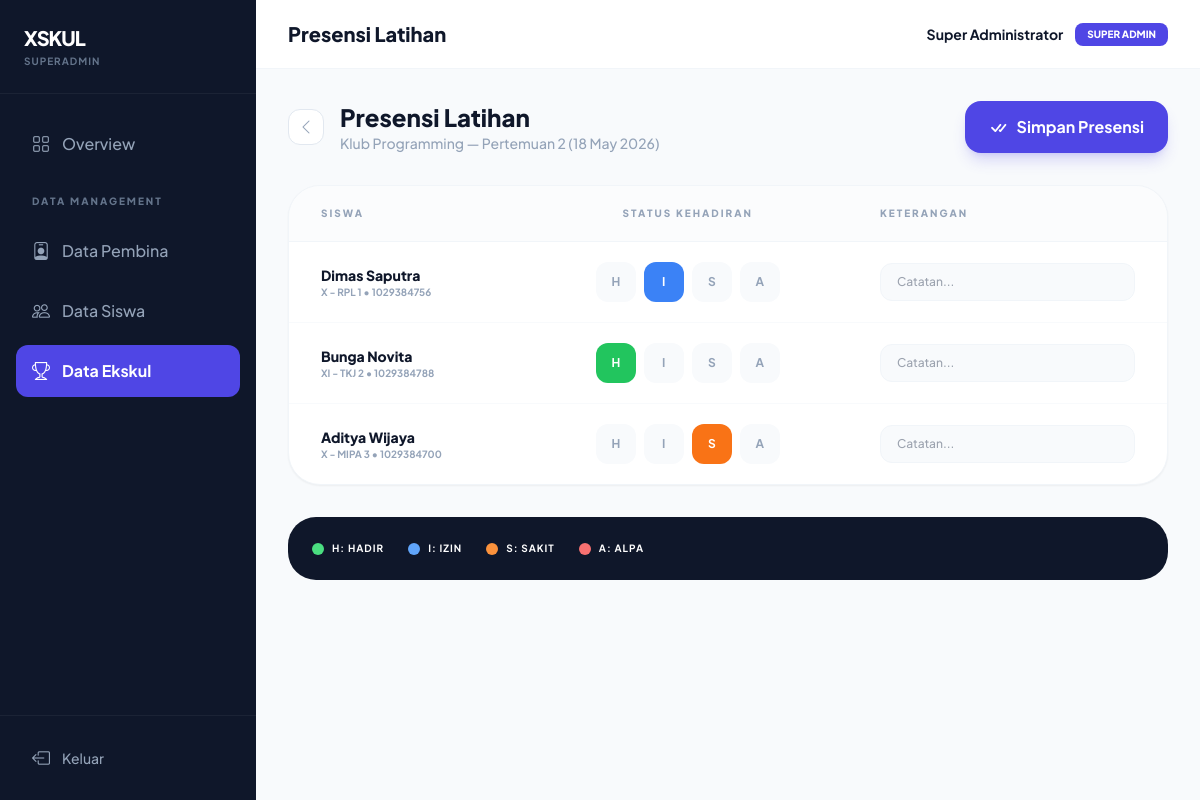
The app's page /superadmin/public/ekskul/presensi/2 (signed in) with its own data.
### tables this page shows
CREATE TABLE `ekskul` (
  `id` int UNSIGNED NOT NULL,
  `pembina_id` int UNSIGNED NOT NULL,
  `nama` varchar(150) NOT NULL,
  `deskripsi` text,
  `kategori` enum('Olahraga','Seni & Musik','Teknologi','Karakter','Lainnya') NOT NULL DEFAULT 'Lainnya',
  `ikon_emoji` varchar(10) DEFAULT NULL,
  `hari_latihan` varchar(50) NOT NULL,
  `jam_mulai` time NOT NULL,
  `jam_selesai` time NOT NULL,
  `kuota_max` smallint UNSIGNED NOT NULL DEFAULT '40',
  `status_pendaftaran` enum('Terbuka','Tutup','Penuh') NOT NULL DEFAULT 'Terbuka',
  `created_at` timestamp NOT NULL DEFAULT CURRENT_TIMESTAMP,
  `updated_at` timestamp NOT NULL DEFAULT CURRENT_TIMESTAMP ON UPDATE CURRENT_TIMESTAMP
);

CREATE TABLE `sesi_latihan` (
  `id` int UNSIGNED NOT NULL,
  `ekskul_id` int UNSIGNED NOT NULL,
  `tanggal` date NOT NULL,
  `pertemuan_ke` smallint UNSIGNED NOT NULL,
  `materi` varchar(255) DEFAULT NULL,
  `catatan` text,
  `dibuat_oleh` int UNSIGNED NOT NULL COMMENT 'pembina_id',
  `is_penilaian` tinyint(1) NOT NULL DEFAULT '0',
  `created_at` timestamp NOT NULL DEFAULT CURRENT_TIMESTAMP
);

CREATE TABLE `pendaftaran` (
  `id` int UNSIGNED NOT NULL,
  `siswa_id` int UNSIGNED NOT NULL,
  `ekskul_id` int UNSIGNED NOT NULL,
  `status` enum('pending','aktif','ditolak','keluar') NOT NULL DEFAULT 'pending',
  `tanggal_daftar` date NOT NULL,
  `tanggal_update` timestamp NOT NULL DEFAULT CURRENT_TIMESTAMP ON UPDATE CURRENT_TIMESTAMP,
  `catatan` varchar(255) DEFAULT NULL
);

CREATE TABLE `siswa` (
  `id` int UNSIGNED NOT NULL,
  `nis` varchar(20) NOT NULL,
  `nisn` varchar(20) NOT NULL,
  `nama` varchar(100) NOT NULL,
  `kelas` varchar(20) NOT NULL COMMENT 'Contoh: XII RPL 1',
  `password` varchar(255) NOT NULL COMMENT 'bcrypt hash',
  `is_active` tinyint(1) NOT NULL DEFAULT '1',
  `created_at` timestamp NOT NULL DEFAULT CURRENT_TIMESTAMP,
  `updated_at` timestamp NOT NULL DEFAULT CURRENT_TIMESTAMP ON UPDATE CURRENT_TIMESTAMP
);

### superadmin/app/core/Controller.php (called while the page is built, shortened)
<?php
class Controller {
    public function view($view, $data = []) {
        extract($data);
        require_once __DIR__ . '/../views/' . $view . '.php';
    }
    public function model($model) {
        return new $model;
    }
}

### superadmin/app/controllers/Ekskul.php (called while the page is built, shortened)
<?php
class Ekskul extends Controller {
    private $ekskul;
    public function __construct() {
        $this->ekskul  = $this->model('Ekskul_model');
    }
    public function presensi($sesi_id) {
        $sesi_model     = $this->model('Sesi_model');
        $presensi_model = $this->model('Presensi_model');
        $sesi   = $sesi_model->findById($sesi_id);
        $ekskul = $this->ekskul->findById($sesi['ekskul_id']);
        $data = [
            'title'      => 'Presensi Latihan',
            'activeMenu' => 'ekskul',
            'sesi'       => $sesi,
            'ekskul'     => $ekskul,
            'presensis'  => $presensi_model->findBySesi($sesi_id),
            'members'    => $this->model('Pendaftaran_model')->findByEkskul($sesi['ekskul_id']),
        ];
        $this->view('main/ekskul/presensi', $data);
    }
}

### superadmin/app/core/App.php (called while the page is built, shortened)
<?php
class App {
    protected $method     = 'index';
    public function __construct() {
        $url = $this->parseURL();
        if (isset($url[0])) {
            $file = __DIR__ . '/../controllers/' . ucfirst($url[0]) . '.php';
            if (file_exists($file)) {
                unset($url[0]);
            }
        }
        $this->controller = new $this->controller;
        if (isset($url[1])) {
            if (method_exists($this->controller, $url[1])) {
                $this->method = $url[1];
                unset($url[1]);
            }
        }
        $this->params = !empty($url) ? array_values($url) : [];
        call_user_func_array([$this->controller, $this->method], $this->params);
    }
    public function parseURL() {
        if (isset($_GET['url'])) {
            $url = rtrim($_GET['url'], '/');
            $url = filter_var($url, FILTER_SANITIZE_URL);
            $url = explode('/', $url);
            return $url;
        }
        return [];
    }
}

### superadmin/app/init.php (called while the page is built, shortened)
<?php
require_once __DIR__ . '/core/Database.php';
require_once __DIR__ . '/core/Controller.php';
require_once __DIR__ . '/core/App.php';
$app = new App();

### superadmin/public/index.php (called while the page is built)
<?php
require_once '../app/init.php';

### superadmin/app/core/Database.php (called while the page is built, shortened)
<?php
class Database {
    private $host = DB_HOST;
    private $user = DB_USER;
    private $pass = DB_PASS;
    private $db_name = DB_NAME;
    private $dbh;
    private $stmt;
    public function __construct() {
        $dsn = 'mysql:host=' . $this->host . ';dbname=' . $this->db_name;
        $option = [
            PDO::ATTR_PERSISTENT => true,
            PDO::ATTR_ERRMODE    => PDO::ERRMODE_EXCEPTION
        ];
        try {
            $this->dbh = new PDO($dsn, $this->user, $this->pass, $option);
        } catch (PDOException $e) {
            die("Koneksi Database Gagal: " . $e->getMessage());
        }
    }
    public function query($query) {
        $this->stmt = $this->dbh->prepare($query);
    }
    public function bind($param, $value, $type = null) {
        if (is_null($type)) {
            switch (true) {
                case is_int($value):
                    $type = PDO::PARAM_INT;
                    break;
                default:
                    $type = PDO::PARAM_STR;
            }
        }
        $this->stmt->bindValue($param, $value, $type);
    }
    public function execute() {
        $this->stmt->execute();
    }
    public function resultSet() {
        $this->execute();
        return $this->stmt->fetchAll(PDO::FETCH_ASSOC);
    }
    public function single() {
        $this->execute();
        return $this->stmt->fetch(PDO::FETCH_ASSOC);
    }
}

### superadmin/app/models/Sesi_model.php (called while the page is built, shortened)
<?php
class Sesi_model extends Database {
    public function findById($id) {
        $this->query('SELECT * FROM sesi_latihan WHERE id = :id LIMIT 1');
        $this->bind(':id', $id);
        return $this->single();
    }
}

### superadmin/app/models/Ekskul_model.php (called while the page is built, shortened)
<?php
class Ekskul_model extends Database {
    public function findById($id) {
        $this->query('SELECT e.*, p.nama AS nama_pembina FROM ekskul e JOIN pembina p ON p.id = e.pembina_id WHERE e.id = :id LIMIT 1');
        $this->bind(':id', $id);
        return $this->single();
    }
}

### superadmin/app/models/Pendaftaran_model.php (called while the page is built, shortened)
<?php
class Pendaftaran_model extends Database {
    public function findByEkskul($ekskul_id) {
        $this->query("SELECT p.*, s.nama AS nama_siswa, s.nis, s.kelas FROM pendaftaran p JOIN siswa s ON s.id = p.siswa_id WHERE p.ekskul_id = :ekskul_id AND p.status = 'aktif' ORDER BY p.tanggal_daftar ASC");
        $this->bind(':ekskul_id', $ekskul_id);
        return $this->resultSet();
    }
}

### superadmin/app/models/Presensi_model.php (called while the page is built, shortened)
<?php
class Presensi_model extends Database {
    public function findBySesi($sesi_id) {
        $this->query('SELECT pr.*, s.nama AS nama_siswa, s.nis, s.kelas FROM presensi pr JOIN siswa s ON s.id = pr.siswa_id WHERE pr.sesi_id = :sesi_id ORDER BY s.nama ASC');
        $this->bind(':sesi_id', $sesi_id);
        return $this->resultSet();
    }
}

### superadmin/app/views/main/ekskul/presensi.php (the view, shortened to what this page needs)
<div class="flex items-center justify-between mb-8">
    <div class="flex items-center gap-4">
        <a href="<?= APP_URL ?>/ekskul/detail/<?= $ekskul['id'] ?>" class="w-9 h-9 bg-white border border-slate-200 rounded-xl flex items-center justify-center text-slate-400 hover:text-admin hover:border-admin/30 transition-colors">
            <i class="bi bi-chevron-left"></i>
        </a>
        <div>
            <h3 class="text-2xl font-black text-midnight">Presensi Latihan</h3>
            <p class="text-slate-400 font-medium text-sm"><?= htmlspecialchars($ekskul['nama']) ?> — Pertemuan <?= $sesi['pertemuan_ke'] ?> (<?= date('d M Y', strtotime($sesi['tanggal'])) ?>)</p>
        </div>
    </div>
    <button form="formPresensi" type="submit" class="px-6 py-3 bg-admin text-white font-bold rounded-2xl shadow-lg shadow-admin/20 hover:bg-adminDark transition-all flex items-center gap-2">
        <i class="bi bi-check-all text-xl"></i>
        Simpan Presensi
    </button>
</div>
<div class="bg-white rounded-[32px] border border-slate-100 shadow-sm overflow-hidden">
    <form id="formPresensi" action="<?= APP_URL ?>/ekskul/simpanPresensi/<?= $sesi['id'] ?>" method="POST">
        <div class="overflow-x-auto">
            <table class="w-full text-left border-collapse">
                <thead>
                    <tr class="bg-slate-50/50 border-b border-slate-100">
                        <th class="px-8 py-5 text-[10px] font-black text-slate-400 uppercase tracking-[0.2em]">Siswa</th>
                        <th class="px-8 py-5 text-[10px] font-black text-slate-400 uppercase tracking-[0.2em] text-center">Status Kehadiran</th>
                        <th class="px-8 py-5 text-[10px] font-black text-slate-400 uppercase tracking-[0.2em]">Keterangan</th>
                    </tr>
                </thead>
                <tbody class="divide-y divide-slate-50">
                    <?php
                    $currentPresensi = [];
                    foreach ($presensis as $p) {
                        $currentPresensi[$p['siswa_id']] = $p;
                    }
                    foreach ($members as $m):
                        $p = $currentPresensi[$m['siswa_id']] ?? null;
                    ?>
                    <tr class="hover:bg-slate-50/30 transition-colors">
                        <td class="px-8 py-5">
                            <div class="font-extrabold text-midnight text-sm"><?= htmlspecialchars($m['nama_siswa']) ?></div>
                            <div class="text-[10px] font-bold text-slate-400 uppercase"><?= htmlspecialchars($m['kelas']) ?> • <?= htmlspecialchars($m['nis']) ?></div>
                        </td>
                        <td class="px-8 py-5">
                            <div class="flex items-center justify-center gap-2">
                                <?php
                                $statusColors = [
                                    'H' => 'peer-checked:bg-green-500',
                                    'I' => 'peer-checked:bg-blue-500',
                                    'S' => 'peer-checked:bg-orange-500',
                                    'A' => 'peer-checked:bg-red-500'
                                ];
                                foreach (['H' => 'H', 'I' => 'I', 'S' => 'S', 'A' => 'A'] as $short => $label):
                                ?>
                                <label class="cursor-pointer">
                                    <div class="w-10 h-10 flex items-center justify-center rounded-xl bg-slate-50 text-slate-400 font-bold text-xs border border-transparent <?= $statusColors[$short] ?> peer-checked:text-white transition-all">
                                        <?= $label ?>
                                    </div>
                                </label>
                                <?php endforeach; ?>
                            </div>
                        </td>
                        <td class="px-8 py-5">
                            <input type="text" name="keterangan[<?= $m['siswa_id'] ?>]" value="<?= htmlspecialchars($p['keterangan'] ?? '') ?>" placeholder="Catatan..." class="w-full bg-slate-50 border border-slate-100 rounded-xl px-4 py-2.5 text-xs focus:bg-white focus:ring-4 focus:ring-admin/10 focus:border-admin outline-none transition-all font-medium">
                        </td>
                    </tr>
                    <?php endforeach; ?>
                </tbody>
            </table>
        </div>
    </form>
</div>
<div class="mt-8 flex flex-wrap gap-6 p-6 bg-midnight rounded-[28px] text-white">
    <div class="flex items-center gap-2">
        <div class="w-3 h-3 bg-green-400 rounded-full"></div>
        <span class="text-[10px] font-bold uppercase tracking-widest">H: Hadir</span>
    </div>
    <div class="flex items-center gap-2">
        <div class="w-3 h-3 bg-blue-400 rounded-full"></div>
        <span class="text-[10px] font-bold uppercase tracking-widest">I: Izin</span>
    </div>
    <div class="flex items-center gap-2">
        <div class="w-3 h-3 bg-orange-400 rounded-full"></div>
        <span class="text-[10px] font-bold uppercase tracking-widest">S: Sakit</span>
    </div>
    <div class="flex items-center gap-2">
        <div class="w-3 h-3 bg-red-400 rounded-full"></div>
        <span class="text-[10px] font-bold uppercase tracking-widest">A: Alpa</span>
    </div>
</div>

### records on screen
ekskul: nama "Klub Programming"
sesi_latihan: pertemuan_ke "2", tanggal "18 May 2026"
pendaftaran: siswa.nama "Dimas Saputra", siswa.kelas "X - RPL 1", siswa.nis "1029384756", label "H", label "I", label "S", label "A"
pendaftaran: siswa.nama "Bunga Novita", siswa.kelas "XI - TKJ 2", siswa.nis "1029384788", label "H", label "I", label "S", label "A"
pendaftaran: siswa.nama "Aditya Wijaya", siswa.kelas "X - MIPA 3", siswa.nis "1029384700", label "H", label "I", label "S", label "A"

### other values on screen
$title "Presensi Latihan"
$_SESSION['admin']['nama'] "Super Administrator"
